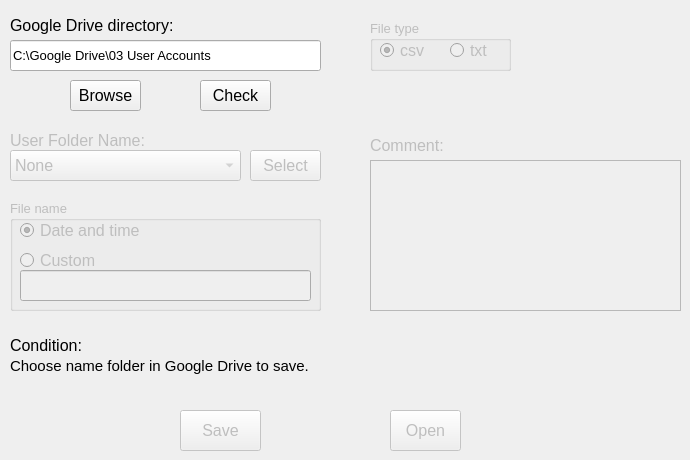
                <widget class="QWidget" name="tab_24">
                 <attribute name="title">
                  <string>Google Drive</string>
                 </attribute>
                 <widget class="QLabel" name="label_29">
                  <property name="geometry">
                   <rect>
                    <x>10</x>
                    <y>10</y>
                    <width>181</width>
                    <height>31</height>
                   </rect>
                  </property>
                  <property name="font">
                   <font>
                    <pointsize>12</pointsize>
                   </font>
                  </property>
                  <property name="text">
                   <string>Google Drive directory:</string>
                  </property>
                 </widget>
                 <widget class="QLineEdit" name="lineEdit_GoogleDrive_G_ay">
                  <property name="geometry">
                   <rect>
                    <x>10</x>
                    <y>40</y>
                    <width>311</width>
                    <height>31</height>
                   </rect>
                  </property>
                  <property name="font">
                   <font>
                    <pointsize>10</pointsize>
                   </font>
                  </property>
                  <property name="text">
                   <string>C:\Google Drive\03 User Accounts</string>
                  </property>
                 </widget>
                 <widget class="QPushButton" name="pushButton_browse_save_G_ay">
                  <property name="geometry">
                   <rect>
                    <x>70</x>
                    <y>80</y>
                    <width>71</width>
                    <height>31</height>
                   </rect>
                  </property>
                  <property name="font">
                   <font>
                    <pointsize>12</pointsize>
                   </font>
                  </property>
                  <property name="text">
                   <string>Browse</string>
                  </property>
                 </widget>
                 <widget class="QPushButton" name="pushButton_check_G_ay">
                  <property name="geometry">
                   <rect>
                    <x>200</x>
                    <y>80</y>
                    <width>71</width>
                    <height>31</height>
                   </rect>
                  </property>
                  <property name="font">
                   <font>
                    <pointsize>12</pointsize>
                   </font>
                  </property>
                  <property name="text">
                   <string>Check</string>
                  </property>
                 </widget>
                 <widget class="QLabel" name="label_namefolder_G_ay">
                  <property name="enabled">
                   <bool>false</bool>
                  </property>
                  <property name="geometry">
                   <rect>
                    <x>10</x>
                    <y>130</y>
                    <width>181</width>
                    <height>21</height>
                   </rect>
                  </property>
                  <property name="font">
                   <font>
                    <pointsize>12</pointsize>
                   </font>
                  </property>
                  <property name="text">
                   <string>User Folder Name:</string>
                  </property>
                 </widget>
                 <widget class="QComboBox" name="comboBox_Name_Folder_G_ay">
                  <property name="enabled">
                   <bool>false</bool>
                  </property>
                  <property name="geometry">
                   <rect>
                    <x>10</x>
                    <y>150</y>
                    <width>231</width>
                    <height>31</height>
                   </rect>
                  </property>
                  <property name="font">
                   <font>
                    <pointsize>12</pointsize>
                   </font>
                  </property>
                  <item>
                   <property name="text">
                    <string>None</string>
                   </property>
                  </item>
                  <item>
                   <property name="text">
                    <string>Horimbere</string>
                   </property>
                  </item>
                  <item>
                   <property name="text">
                    <string>Sell</string>
                   </property>
                  </item>
                  <item>
                   <property name="text">
                    <string>Snyder</string>
                   </property>
                  </item>
                  <item>
                   <property name="text">
                    <string>Tran</string>
                   </property>
                  </item>
                  <item>
                   <property name="text">
                    <string>Vannucci</string>
                   </property>
                  </item>
                  <item>
                   <property name="text">
                    <string>Wang</string>
                   </property>
                  </item>
                  <item>
                   <property name="text">
                    <string>Williams</string>
                   </property>
                  </item>
                 </widget>
                 <widget class="QPushButton" name="pushButton_Select_Directory_G_ay">
                  <property name="enabled">
                   <bool>false</bool>
                  </property>
                  <property name="geometry">
                   <rect>
                    <x>250</x>
                    <y>150</y>
                    <width>71</width>
                    <height>31</height>
                   </rect>
                  </property>
                  <property name="font">
                   <font>
                    <pointsize>12</pointsize>
                   </font>
                  </property>
                  <property name="text">
                   <string>Select</string>
                  </property>
                 </widget>
                 <widget class="QGroupBox" name="groupBox_File_Type_G_ay">
                  <property name="enabled">
                   <bool>false</bool>
                  </property>
                  <property name="geometry">
                   <rect>
                    <x>370</x>
                    <y>20</y>
                    <width>141</width>
                    <height>51</height>
                   </rect>
                  </property>
                  <property name="font">
                   <font>
                    <pointsize>10</pointsize>
                   </font>
                  </property>
                  <property name="title">
                   <string>File type</string>
                  </property>
                  <widget class="QRadioButton" name="radioButton_csv_G_ay">
                   <property name="geometry">
                    <rect>
                     <x>10</x>
                     <y>20</y>
                     <width>51</width>
                     <height>21</height>
                    </rect>
                   </property>
                   <property name="font">
                    <font>
                     <pointsize>12</pointsize>
                    </font>
                   </property>
                   <property name="acceptDrops">
                    <bool>false</bool>
                   </property>
                   <property name="autoFillBackground">
                    <bool>false</bool>
                   </property>
                   <property name="text">
                    <string>csv</string>
                   </property>
                   <property name="checked">
                    <bool>true</bool>
                   </property>
                  </widget>
                  <widget class="QRadioButton" name="radioButton_txt_G_ay">
                   <property name="geometry">
                    <rect>
                     <x>80</x>
                     <y>20</y>
                     <width>61</width>
                     <height>21</height>
                    </rect>
                   </property>
                   <property name="font">
                    <font>
                     <pointsize>12</pointsize>
                    </font>
                   </property>
                   <property name="text">
                    <string>txt</string>
                   </property>
                  </widget>
                 </widget>
                 <widget class="QGroupBox" name="groupBox_Filename_G_ay">
                  <property name="enabled">
                   <bool>false</bool>
                  </property>
                  <property name="geometry">
                   <rect>
                    <x>10</x>
                    <y>200</y>
                    <width>311</width>
                    <height>111</height>
                   </rect>
                  </property>
                  <property name="font">
                   <font>
                    <pointsize>10</pointsize>
                   </font>
                  </property>
                  <property name="title">
                   <string>File name</string>
                  </property>
                  <widget class="QRadioButton" name="radioButton_Timename_G_ay">
                   <property name="enabled">
                    <bool>false</bool>
                   </property>
                   <property name="geometry">
                    <rect>
                     <x>10</x>
                     <y>20</y>
                     <width>131</width>
                     <height>21</height>
                    </rect>
                   </property>
                   <property name="font">
                    <font>
                     <pointsize>12</pointsize>
                    </font>
                   </property>
                   <property name="text">
                    <string>Date and time</string>
                   </property>
                   <property name="checked">
                    <bool>true</bool>
                   </property>
                  </widget>
                  <widget class="QRadioButton" name="radioButton_Custom_Name_G_ay">
                   <property name="geometry">
                    <rect>
                     <x>10</x>
                     <y>50</y>
                     <width>81</width>
                     <height>21</height>
                    </rect>
                   </property>
                   <property name="font">
                    <font>
                     <pointsize>12</pointsize>
                    </font>
                   </property>
                   <property name="text">
                    <string>Custom</string>
                   </property>
                  </widget>
                  <widget class="QLineEdit" name="lineEdit_Custom_Name_G_ay">
                   <property name="enabled">
                    <bool>false</bool>
                   </property>
                   <property name="geometry">
                    <rect>
                     <x>10</x>
                     <y>70</y>
                     <width>291</width>
                     <height>31</height>
                    </rect>
                   </property>
                   <property name="font">
                    <font>
                     <pointsize>10</pointsize>
                    </font>
                   </property>
                  </widget>
                 </widget>
                 <widget class="QLabel" name="label_comment_G_ay">
                  <property name="enabled">
                   <bool>false</bool>
                  </property>
                  <property name="geometry">
                   <rect>
                    <x>370</x>
                    <y>130</y>
                    <width>81</width>
                    <height>31</height>
                   </rect>
                  </property>
                  <property name="font">
                   <font>
                    <pointsize>12</pointsize>
                   </font>
                  </property>
                  <property name="text">
                   <string>Comment:</string>
                  </property>
                 </widget>
                 <widget class="QTextEdit" name="textEdit_comment_G_ay">
                  <property name="enabled">
                   <bool>false</bool>
                  </property>
                  <property name="geometry">
                   <rect>
                    <x>370</x>
                    <y>160</y>
                    <width>311</width>
                    <height>151</height>
                   </rect>
                  </property>
                  <property name="font">
                   <font>
                    <pointsize>10</pointsize>
                   </font>
                  </property>
                 </widget>
                 <widget class="QLabel" name="label_G_ay">
                  <property name="geometry">
                   <rect>
                    <x>10</x>
                    <y>180</y>
                    <width>281</width>
                    <height>31</height>
                   </rect>
                  </property>
                  <property name="font">
                   <font>
                    <pointsize>10</pointsize>
                   </font>
                  </property>
                  <property name="text">
                   <string/>
                  </property>
                 </widget>
                 <widget class="QPushButton" name="pushButton_Save_G_ay">
                  <property name="enabled">
                   <bool>false</bool>
                  </property>
                  <property name="geometry">
                   <rect>
                    <x>180</x>
                    <y>410</y>
                    <width>81</width>
                    <height>41</height>
                   </rect>
                  </property>
                  <property name="font">
                   <font>
                    <pointsize>12</pointsize>
                   </font>
                  </property>
                  <property name="text">
                   <string>Save</string>
                  </property>
                 </widget>
                 <widget class="QPushButton" name="pushButton_Open_G_ay">
                  <property name="enabled">
                   <bool>false</bool>
                  </property>
                  <property name="geometry">
                   <rect>
                    <x>390</x>
                    <y>410</y>
                    <width>71</width>
                    <height>41</height>
                   </rect>
                  </property>
                  <property name="font">
                   <font>
                    <pointsize>12</pointsize>
                   </font>
                  </property>
                  <property name="text">
                   <string>Open</string>
                  </property>
                 </widget>
                 <widget class="QLabel" name="label_19">
                  <property name="geometry">
                   <rect>
                    <x>10</x>
                    <y>330</y>
                    <width>81</width>
                    <height>31</height>
                   </rect>
                  </property>
                  <property name="font">
                   <font>
                    <pointsize>12</pointsize>
                   </font>
                  </property>
                  <property name="text">
                   <string>Condition:</string>
                  </property>
                 </widget>
                 <widget class="QLabel" name="label_condition_G_ay">
                  <property name="geometry">
                   <rect>
                    <x>10</x>
                    <y>350</y>
                    <width>671</width>
                    <height>31</height>
                   </rect>
                  </property>
                  <property name="font">
                   <font>
                    <pointsize>11</pointsize>
                   </font>
                  </property>
                  <property name="text">
                   <string>Choose name folder in Google Drive to save.</string>
                  </property>
                 </widget>
                </widget>
